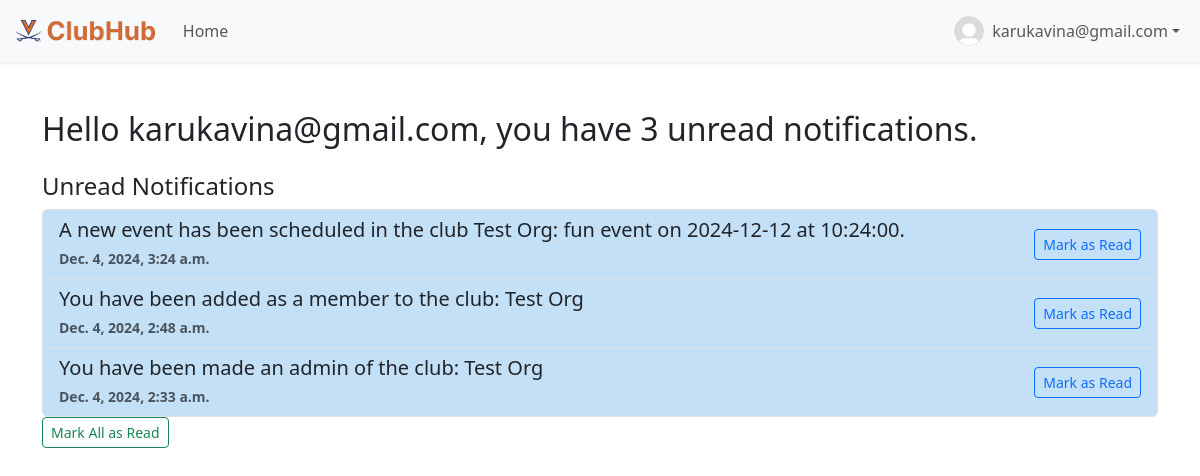
Page /mailbox/ (signed in) on the committed database.
### users/models.py (models this page shows, shortened)
class Notification(models.Model):
    user = models.ForeignKey(User, on_delete=models.CASCADE, related_name="notifications")
    content = models.TextField()
    created_at = models.DateTimeField(auto_now_add=True)
    is_read = models.BooleanField(default=False)

### users/views.py (the view)
# urls.py: path('mailbox/', views.mailbox, name='mailbox'),
@login_required
def mailbox(request):
    unread_notifications = Notification.objects.filter(user=request.user, is_read=False).order_by('-created_at')
    read_notifications = Notification.objects.filter(user=request.user, is_read=True).order_by('-created_at')
    unread_count = unread_notifications.count()
    return render(request, 'user/mailbox.html', {
        'unread_notifications': unread_notifications,
        'read_notifications': read_notifications,
        'unread_count': unread_count
    })

### users/templates/user/mailbox.html (shortened to what this page needs)
<!DOCTYPE html>
<html lang="en">
<head>
    {% load static %}
    {% load bootstrap5 %}
    {% bootstrap_css %}
    {% load socialaccount %}
</head>
<body>
    <nav class="navbar navbar-expand-lg navbar-light bg-light shadow-sm">
        <div class="container-fluid">
            <a class="navbar-brand d-flex align-items-center" href="#">
                <img src="{% static 'images/clubhub.png' %}" alt="ClubHub Logo" style="height: 30px;">
            </a>
            <div class="collapse navbar-collapse" id="navbarNav">
                <ul class="navbar-nav me-auto">
                    <li class="nav-item">
                        <a class="nav-link" href="{% url 'users:home' %}">Home</a>
                    </li>
                </ul>
            <div class="collapse navbar-collapse justify-content-end" id="navbarNav">
                <ul class="navbar-nav ms-auto">
                    <li class="nav-item dropdown">
                        <a class="nav-link dropdown-toggle d-flex align-items-center" href="#" id="navbarDropdown" role="button" data-bs-toggle="dropdown" aria-expanded="false">
                            <div class="rounded-circle overflow-hidden me-2" style="width: 30px; height: 30px;">
                                {% if profile.profile_picture %}
                                    <img src="{{ profile.profile_picture.url }}" alt="Profile Picture" class="img-fluid">
                                {% else %}
                                    <img src="{% static 'images/default_profile_picture.jpg' %}" alt="Default Profile Picture" class="img-fluid">
                                {% endif %}
                            </div>
                            <span class="d-none d-lg-inline">
                                {% if user.is_authenticated %}
                                    {{ user.first_name|default:user.email }}
                                {% else %}
                                    Guest
                                {% endif %}
                                </span>
                        </a>
                    </li>
                </ul>
            </div>
        </div>
    </nav>
    <div class="container mt-5">
        <div class="d-flex align-items-center justify-content-between">
            <h2 class="text-center mb-4">
                {% if unread_count == 0 %}
                    Hello {{ user.first_name|default:user.email }}, you're up to date!
                {% elif unread_count == 1 %}
                    Hello {{ user.first_name|default:user.email }}, you have 1 unread notification.
                {% else %}
                    Hello {{ user.first_name|default:user.email }}, you have {{ unread_count }} unread notifications.
                {% endif %}
            </h2>
        </div>
        {% if unread_notifications %}
        <div class="mb-4">
            <h4>Unread Notifications</h4>
            <ul class="list-group">
                {% for notification in unread_notifications %}
                    <li class="list-group-item unread">
                        <div class="d-flex justify-content-between align-items-center">
                            <div>
                                <h5 class="mb-1">{{ notification.content }}</h5>
                                <small class="text-muted">{{ notification.created_at }}</small>
                            </div>
                            <a href="{% url 'users:mark_as_read' notification.id %}" class="btn btn-sm btn-outline-primary">
                                Mark as Read
                            </a>
                        </div>
                    </li>
                {% endfor %}
            </ul>
            <form action="{% url 'users:mark_all_as_read' %}" method="post">
                <button type="submit" class="btn btn-sm btn-outline-success mb-3">Mark All as Read</button>
            </form>
        </div>
        {% endif %}
    </div>
</body>
</html>

### users/templates/user/mailbox.html (style rules this page uses)
.unread { background-color: #c3e0f7; font-weight: bold; }

### rows in the picture
Notification: content "A new event has been scheduled in the club Test Org: fun event on 2024-12-12 at 10:24:00.", created_at "Dec. 4, 2024, 3:24 a.m."
Notification: content "You have been added as a member to the club: Test Org", created_at "Dec. 4, 2024, 2:48 a.m."
Notification: content "You have been made an admin of the club: Test Org", created_at "Dec. 4, 2024, 2:33 a.m."

### other values in the picture
{{ user.first_name|default:user.email }} "karukavina@gmail.com"
{{ unread_count }} "3"
